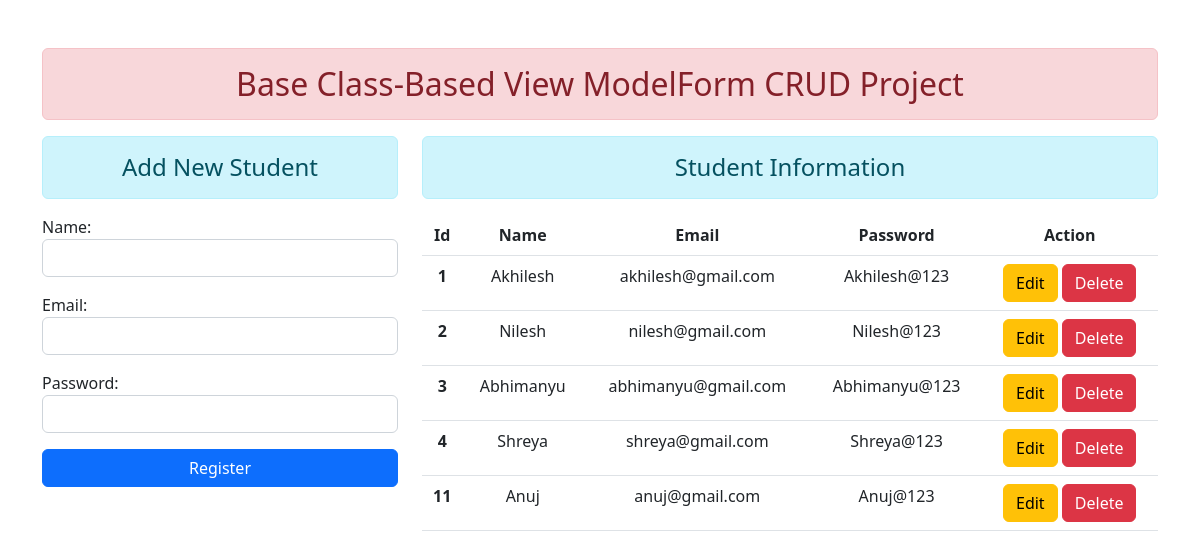
The page / on the database its author committed.
### enroll/models.py (models this page shows)
class Student(models.Model):
    name = models.CharField(max_length=100)
    email = models.EmailField(max_length=100)
    password = models.CharField(max_length=100)

### enroll/views.py (the view, shortened to what this page needs)
# urls.py: path('', views.UserAddShowView.as_view(), name='addandshow'),
class UserAddShowView(TemplateView):
    template_name = 'enroll/addandshow.html'
    def get_context_data(self, **kwargs):
        context = super().get_context_data(**kwargs)
        stud = Student.objects.all()
        fm = StudentRegistrationForm()
        context = {'form': fm, 'student': stud}
        return context

### enroll/forms.py
class StudentRegistrationForm(forms.ModelForm):
    class Meta:
        model = Student
        fields = ['name', 'email', 'password']
        widgets = {
            'name': forms.TextInput(attrs={'class': 'form-control'}),
            'email': forms.EmailInput(attrs={'class': 'form-control'}),
            'password': forms.PasswordInput(render_value=True ,attrs={'class': 'form-control'}),
        }

### enroll/templates/enroll/addandshow.html (shortened to what this page needs)
{% extends 'enroll/base.html' %}
{% block content %}
<div class="row">
    <div class="col-sm-4">
        <h4 class="text-center alert alert-info">Add New Student</h4>
        <form action="" method="POST">
            {{form.as_p}}
            <input type="submit" value="Register" class="btn btn-primary w-100">
        </form>
    </div>
    <div class="col-sm-8">
        <h4 class="text-center alert alert-info">Student Information</h4>
        {% if student %}
        <table class="table table-hover text-center">
            <thead>
              <tr>
                <th scope="col">Id</th>
                <th scope="col">Name</th>
                <th scope="col">Email</th>
                <th scope="col">Password</th>
                <th scope="col">Action</th>
              </tr>
            </thead>
            <tbody>
              {% for st in student %}
              <tr>
                <th scope="row">{{st.id}}</th>
                <td>{{st.name}}</td>
                <td>{{st.email}}</td>
                <td>{{st.password}}</td>
                <td>
                    <a href="{% url 'update' st.id %}" class="btn btn-warning">Edit</a>
                    <form action="{% url 'delete' st.id %}" method="POST" class="d-inline">
                      <input type="submit" value="Delete" class="btn btn-danger">
                    </form>
                </td>
              </tr>
              {% endfor %}
            </tbody>
          </table>
        {% else %}
        <h4 class="text-center alert alert-warning">No Records Found</h4>
        {% endif %}
    </div>
</div>
{% endblock content %}

### enroll/templates/enroll/base.html (shortened to what this page needs)
<!DOCTYPE html>
{% load static %}
<html lang="en">
<head>
    <link rel="stylesheet" href="{% static 'enroll/css/bootstrap.css' %}">
</head>
<body>
    <div class="container mt-5">
        <h2 class='text-center alert alert-danger'>Base Class-Based View ModelForm CRUD Project</h2>
        {% block content %}{% endblock content %}
    </div>
</body>
</html>

### rows shown on the page
Student: id "1", name "Akhilesh", email "akhilesh@gmail.com", password "Akhilesh@123"
Student: id "2", name "Nilesh", email "nilesh@gmail.com", password "Nilesh@123"
Student: id "3", name "Abhimanyu", email "abhimanyu@gmail.com", password "Abhimanyu@123"
Student: id "4", name "Shreya", email "shreya@gmail.com", password "Shreya@123"
Student: id "11", name "Anuj", email "anuj@gmail.com", password "Anuj@123"
